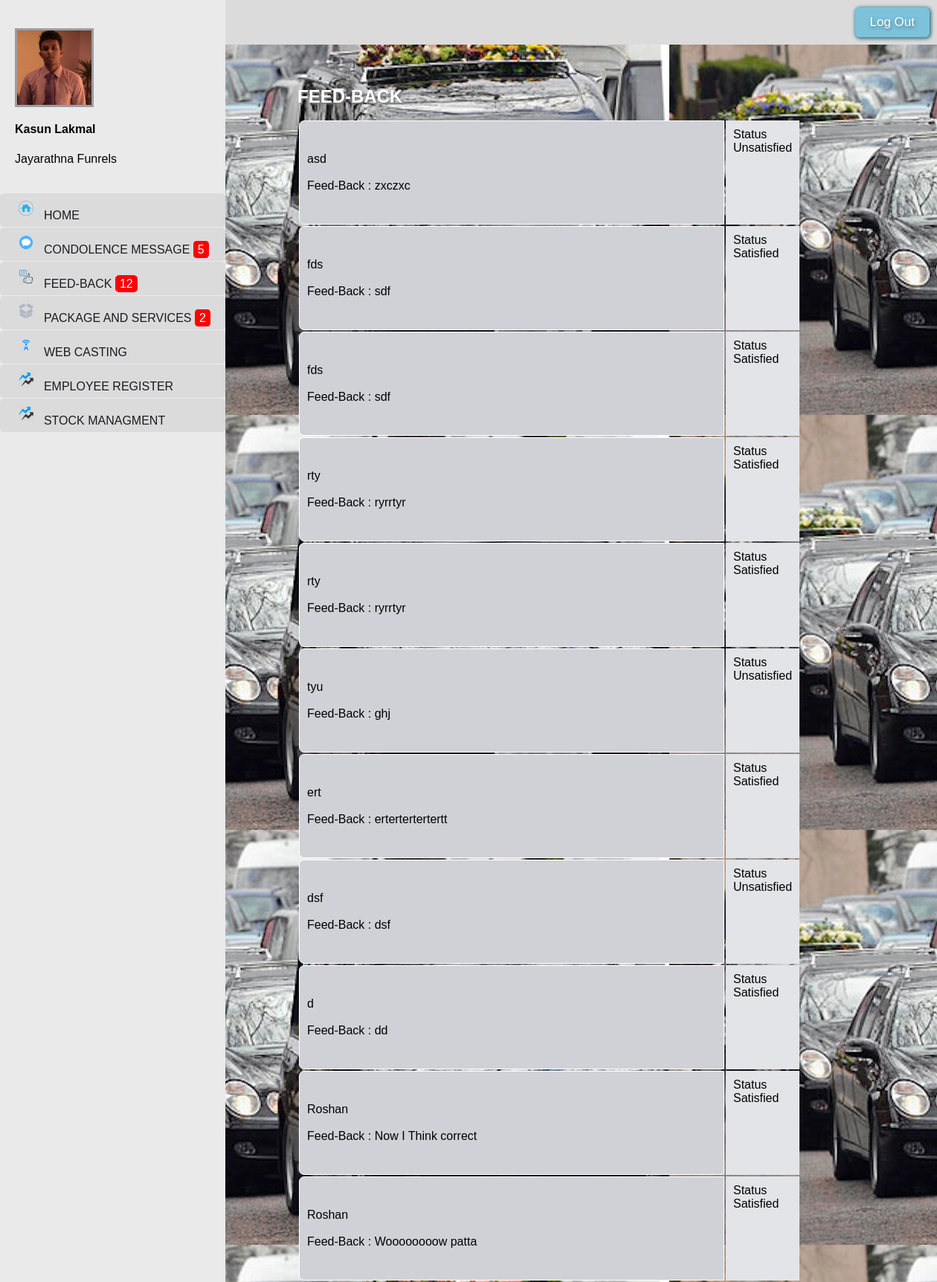
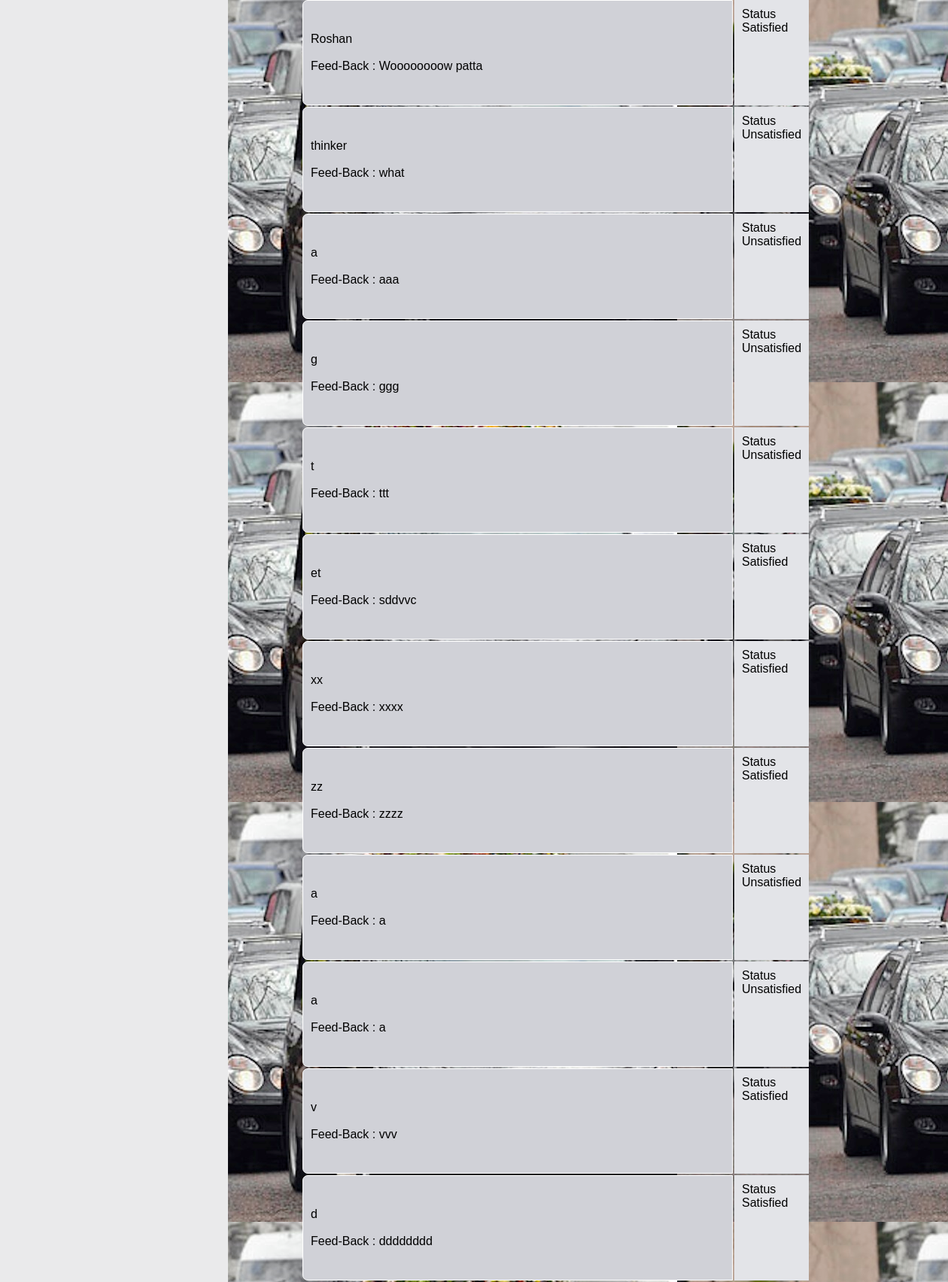
The app's page /Admin/feedbackitoperator.php (upper part) with its own data (2 pictures, top to bottom).
### tables this page shows
CREATE TABLE IF NOT EXISTS `feedback` (
  `no` int(200) NOT NULL AUTO_INCREMENT,
  `yourname` varchar(100) NOT NULL,
  `fdback` varchar(200) NOT NULL,
  `status` varchar(16) NOT NULL,
  PRIMARY KEY (`no`)
);

### Admin/feedbackitoperator.php (the view, shortened to what this page needs)
<html>
<head>
<link rel="stylesheet" type="text/css" href="css/adminindex.css">
<link rel="stylesheet" type="text/css" href="css/adminfeedback.css">
</head>
<body>
<nav class="navi_menu" id="mySidenav"><br>
  <div class="container">
    <div class="navi_pro">
    <img class="propic" src="img_avatar_g2.jpg"><br>
    <h4 class=""><b>Kasun Lakmal</b></h4>
    <p class="">Jayarathna Funrels</p>
    </div>
  </div>
  <a href="indexitoperator.php" class="navi"><img src="img/home.png" class="image">&nbsp;&nbsp;HOME</a>
  <a href="admincondolence.php" class="navi"><img src="img/condolence.png" class="image">&nbsp;&nbsp;CONDOLENCE MESSAGE <span class="noti">5</span></a>
  <a href="feedbackadmin.php" class="navi"><img src="img/feedback.png" class="image">&nbsp;&nbsp;FEED-BACK <span class="noti">12</span></a>
  <a href="adminpackage.php" class="navi"><img src="img/package.png" class="image">&nbsp;&nbsp;PACKAGE AND SERVICES <span class="noti">2</span></a>
  <a href="webcastingadmin.php" class="navi"><img src="img/webcasting.png" class="image">&nbsp;&nbsp;WEB CASTING</a>
  <a href="manage.php" class="navi"><img src="img/stock.png" class="image">&nbsp;&nbsp;EMPLOYEE REGISTER</a>
  <a href="stockmanagement.php" class="navi"><img src="img/stock.png" class="image">&nbsp;&nbsp;STOCK MANAGMENT</a>
</nav>
  <div class="menu2" align="right">
    <div class="menu2in">
      <a href="#" class="myButton">Log Out</a>
    </div>
  </div>
<div class="afb1" align="center">
<div class="afb2" align="left">
<h1 style="color:white; font-size:24px; text-shadow:2px 2px 2px gray;"><b>FEED-BACK</b></h1>
<?php
    require "dbcon/dbcon.php";
    $sql = "SELECT * FROM feedback";
    $query=(mysqli_query($conn,$sql));
    echo '<table class = tbl>';
    while ($row = mysqli_fetch_assoc($query)){
        echo '<tr class = "row">';
        echo '<td class = "col1">';
        echo $row['yourname'];
        echo '<br>';
                echo '<br>';
        echo "Feed-Back : ";
        echo $row['fdback'];
        echo '</td>';
        echo '<td class = "col2">';
        echo "Status";
        echo '<br>';
        echo $row['status'];
        echo '</td>';
        echo '</tr>';
    }
    echo '</table>';
    ?>
</div>
</div>
    </body>
</html>

### Admin/css/adminindex.css (style rules this page uses)
body { background-image: url("img/fu.jpeg"); margin: 0; }
.navi_menu { background-color: #eaeaeb; list-style-type: none; position: fixed; height: 100%; min-width: 22%; }
.container { background-color: ; width: 100%; }
.navi { display:block; background-color: #dbdbdc; text-decoration: none; height: 35px; padding: 5px 20px; margin-top: 1px; border-radius: 5px; color: #1a1b1c; }
.propic { border-radius: ; width: 100px; height: 100px; border: 3px solid #9a9ea2; }
.navi_pro { padding: 20px; }
.menu2 { background-color: #dbdbdc; width: 100%; height: 60px; margin-left: 22%; float: right; }
.menu2in { background-color: #dbdbdc; width: 1050px; margin-right: 10px ; height: 50px; float: right; padding-top: 10px; }
.image { padding: 5px; width: 20px; height: 20px; }
.noti { background-color: red; width: 20px; height: 20px; border-radius: 20%; padding: 3px 6px; color: white; }
.myButton { -moz-box-shadow: 1px 1px 5px 1px #276873; -webkit-box-shadow: 1px 1px 5px 1px #276873; box-shadow: 1px 1px 5px 1px #276873; background-color:#7dc2db; -moz-border-radius:6px; -webkit-border-radius:6px; border-radius:6px; display:inline-block; cursor:pointer; color:#ffffff; font-family:Arial; font-size:17px; padding:10px 20px; text-decoration:none; text-shadow:1px 2px 5px #457585; }

### Admin/css/adminfeedback.css (style rules this page uses)
body { background-color: #f1f1f1; margin: 0px; }
.afb1 { background-color: ; padding: 50px; padding-left: 350px; }
.afb2 { background-color: ; width: 800px; padding: 50px; }
.row { background-color: ; margin-bottom: 20px; }
.col1 { background-color: #d0d1d7; width: 550px; border: 1px solid white; border-top-left-radius: 7px; border-bottom-left-radius: 7px; padding: 10px; }
.col2 { background-color: #e3e4e8; max-width: 500px; padding: 10px; overflow: hidden; display: block; }
td { min-height: 120px; }

### Admin/feedbackitoperator.php (style rules this page uses)
html,body,h1,h2,h3,h4,h5 { font-family: "Raleway", sans-serif }

### records on screen
feedback: yourname "asd", fdback "zxczxc", status "Unsatisfied"
feedback: yourname "fds", fdback "sdf", status "Satisfied"
feedback: yourname "fds", fdback "sdf", status "Satisfied"
feedback: yourname "rty", fdback "ryrrtyr", status "Satisfied"
feedback: yourname "rty", fdback "ryrrtyr", status "Satisfied"
feedback: yourname "tyu", fdback "ghj", status "Unsatisfied"
feedback: yourname "ert", fdback "ertertertertertt", status "Satisfied"
feedback: yourname "dsf", fdback "dsf", status "Unsatisfied"
feedback: yourname "d", fdback "dd", status "Satisfied"
feedback: yourname "Roshan", fdback "Now I Think correct", status "Satisfied"
feedback: yourname "Roshan", fdback "Woooooooow patta", status "Satisfied"
feedback: yourname "Roshan", fdback "Woooooooow patta", status "Satisfied"
feedback: yourname "thinker", fdback "what", status "Unsatisfied"
feedback: yourname "a", fdback "aaa", status "Unsatisfied"
feedback: yourname "g", fdback "ggg", status "Unsatisfied"
feedback: yourname "t", fdback "ttt", status "Unsatisfied"
feedback: yourname "et", fdback "sddvvc", status "Satisfied"
feedback: yourname "xx", fdback "xxxx", status "Satisfied"
feedback: yourname "zz", fdback "zzzz", status "Satisfied"
feedback: yourname "a", fdback "a", status "Unsatisfied"
feedback: yourname "a", fdback "a", status "Unsatisfied"
feedback: yourname "v", fdback "vvv", status "Satisfied"
feedback: yourname "d", fdback "dddddddd", status "Satisfied"
